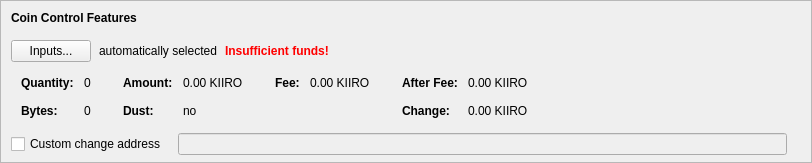
    <widget class="QFrame" name="frameCoinControl">
     <property name="sizePolicy">
      <sizepolicy hsizetype="Expanding" vsizetype="Expanding">
       <horstretch>0</horstretch>
       <verstretch>0</verstretch>
      </sizepolicy>
     </property>
     <property name="maximumSize">
      <size>
       <width>16777215</width>
       <height>16777215</height>
      </size>
     </property>
     <property name="frameShape">
      <enum>QFrame::StyledPanel</enum>
     </property>
     <property name="frameShadow">
      <enum>QFrame::Sunken</enum>
     </property>
     <layout class="QVBoxLayout" name="verticalLayoutCoinControl2">
      <property name="spacing">
       <number>0</number>
      </property>
      <property name="leftMargin">
       <number>0</number>
      </property>
      <property name="topMargin">
       <number>0</number>
      </property>
      <property name="rightMargin">
       <number>0</number>
      </property>
      <property name="bottomMargin">
       <number>6</number>
      </property>
      <item>
       <layout class="QVBoxLayout" name="verticalLayoutCoinControl" stretch="0,0,0,0,1">
        <property name="spacing">
         <number>0</number>
        </property>
        <property name="leftMargin">
         <number>10</number>
        </property>
        <property name="topMargin">
         <number>10</number>
        </property>
        <item>
         <layout class="QHBoxLayout" name="horizontalLayoutCoinControl1">
          <property name="bottomMargin">
           <number>15</number>
          </property>
          <item>
           <widget class="QLabel" name="labelCoinControlFeatures">
            <property name="sizePolicy">
             <sizepolicy hsizetype="Preferred" vsizetype="Maximum">
              <horstretch>0</horstretch>
              <verstretch>0</verstretch>
             </sizepolicy>
            </property>
            <property name="font">
             <font>
              <weight>75</weight>
              <bold>true</bold>
             </font>
            </property>
            <property name="styleSheet">
             <string notr="true">font-weight:bold;</string>
            </property>
            <property name="text">
             <string>Coin Control Features</string>
            </property>
           </widget>
          </item>
         </layout>
        </item>
        <item>
         <layout class="QHBoxLayout" name="horizontalLayoutCoinControl2" stretch="0,0,0,0">
          <property name="spacing">
           <number>8</number>
          </property>
          <property name="bottomMargin">
           <number>10</number>
          </property>
          <item>
           <widget class="QPushButton" name="pushButtonCoinControl">
            <property name="styleSheet">
             <string notr="true"/>
            </property>
            <property name="text">
             <string>Inputs...</string>
            </property>
            <property name="autoDefault">
             <bool>false</bool>
            </property>
           </widget>
          </item>
          <item>
           <widget class="QLabel" name="labelCoinControlAutomaticallySelected">
            <property name="text">
             <string>automatically selected</string>
            </property>
            <property name="margin">
             <number>5</number>
            </property>
           </widget>
          </item>
          <item>
           <widget class="QLabel" name="labelCoinControlInsuffFunds">
            <property name="font">
             <font>
              <weight>75</weight>
              <bold>true</bold>
             </font>
            </property>
            <property name="styleSheet">
             <string notr="true">color:red;font-weight:bold;</string>
            </property>
            <property name="text">
             <string>Insufficient funds!</string>
            </property>
            <property name="margin">
             <number>5</number>
            </property>
           </widget>
          </item>
          <item>
           <spacer name="horizontalSpacerCoinControl">
            <property name="orientation">
             <enum>Qt::Horizontal</enum>
            </property>
            <property name="sizeHint" stdset="0">
             <size>
              <width>40</width>
              <height>1</height>
             </size>
            </property>
           </spacer>
          </item>
         </layout>
        </item>
        <item>
         <widget class="QWidget" name="widgetCoinControl" native="true">
          <property name="sizePolicy">
           <sizepolicy hsizetype="Preferred" vsizetype="Preferred">
            <horstretch>0</horstretch>
            <verstretch>0</verstretch>
           </sizepolicy>
          </property>
          <property name="minimumSize">
           <size>
            <width>0</width>
            <height>0</height>
           </size>
          </property>
          <property name="styleSheet">
           <string notr="true"/>
          </property>
          <layout class="QHBoxLayout" name="horizontalLayoutCoinControl5">
           <property name="leftMargin">
            <number>0</number>
           </property>
           <property name="topMargin">
            <number>0</number>
           </property>
           <property name="rightMargin">
            <number>0</number>
           </property>
           <property name="bottomMargin">
            <number>0</number>
           </property>
           <item>
            <layout class="QHBoxLayout" name="horizontalLayoutCoinControl3" stretch="0,0,0,1">
             <property name="spacing">
              <number>20</number>
             </property>
             <property name="topMargin">
              <number>0</number>
             </property>
             <property name="bottomMargin">
              <number>10</number>
             </property>
             <item>
              <layout class="QFormLayout" name="formLayoutCoinControl1">
               <property name="horizontalSpacing">
                <number>10</number>
               </property>
               <property name="verticalSpacing">
                <number>14</number>
               </property>
               <property name="leftMargin">
                <number>10</number>
               </property>
               <property name="topMargin">
                <number>4</number>
               </property>
               <property name="rightMargin">
                <number>6</number>
               </property>
               <item row="0" column="0">
                <widget class="QLabel" name="labelCoinControlQuantityText">
                 <property name="font">
                  <font>
                   <weight>75</weight>
                   <bold>true</bold>
                  </font>
                 </property>
                 <property name="text">
                  <string>Quantity:</string>
                 </property>
                 <property name="margin">
                  <number>0</number>
                 </property>
                </widget>
               </item>
               <item row="0" column="1">
                <widget class="QLabel" name="labelCoinControlQuantity">
                 <property name="cursor">
                  <cursorShape>IBeamCursor</cursorShape>
                 </property>
                 <property name="contextMenuPolicy">
                  <enum>Qt::ActionsContextMenu</enum>
                 </property>
                 <property name="text">
                  <string notr="true">0</string>
                 </property>
                 <property name="margin">
                  <number>0</number>
                 </property>
                 <property name="textInteractionFlags">
                  <set>Qt::LinksAccessibleByMouse|Qt::TextSelectableByKeyboard|Qt::TextSelectableByMouse</set>
                 </property>
                </widget>
               </item>
               <item row="1" column="0">
                <widget class="QLabel" name="labelCoinControlBytesText">
                 <property name="font">
                  <font>
                   <weight>75</weight>
                   <bold>true</bold>
                  </font>
                 </property>
                 <property name="text">
                  <string>Bytes:</string>
                 </property>
                </widget>
               </item>
               <item row="1" column="1">
                <widget class="QLabel" name="labelCoinControlBytes">
                 <property name="cursor">
                  <cursorShape>IBeamCursor</cursorShape>
                 </property>
                 <property name="contextMenuPolicy">
                  <enum>Qt::ActionsContextMenu</enum>
                 </property>
                 <property name="text">
                  <string notr="true">0</string>
                 </property>
                 <property name="textInteractionFlags">
                  <set>Qt::LinksAccessibleByMouse|Qt::TextSelectableByKeyboard|Qt::TextSelectableByMouse</set>
                 </property>
                </widget>
               </item>
              </layout>
             </item>
             <item>
              <layout class="QFormLayout" name="formLayoutCoinControl2">
               <property name="horizontalSpacing">
                <number>10</number>
               </property>
               <property name="verticalSpacing">
                <number>14</number>
               </property>
               <property name="leftMargin">
                <number>6</number>
               </property>
               <property name="topMargin">
                <number>4</number>
               </property>
               <property name="rightMargin">
                <number>6</number>
               </property>
               <item row="0" column="0">
                <widget class="QLabel" name="labelCoinControlAmountText">
                 <property name="font">
                  <font>
                   <weight>75</weight>
                   <bold>true</bold>
                  </font>
                 </property>
                 <property name="text">
                  <string>Amount:</string>
                 </property>
                 <property name="margin">
                  <number>0</number>
                 </property>
                </widget>
               </item>
               <item row="0" column="1">
                <widget class="QLabel" name="labelCoinControlAmount">
                 <property name="cursor">
                  <cursorShape>IBeamCursor</cursorShape>
                 </property>
                 <property name="contextMenuPolicy">
                  <enum>Qt::ActionsContextMenu</enum>
                 </property>
                 <property name="text">
                  <string notr="true">0.00 KIIRO</string>
                 </property>
                 <property name="textInteractionFlags">
                  <set>Qt::LinksAccessibleByMouse|Qt::TextSelectableByKeyboard|Qt::TextSelectableByMouse</set>
                 </property>
                </widget>
               </item>
               <item row="1" column="0">
                <widget class="QLabel" name="labelCoinControlLowOutputText">
                 <property name="font">
                  <font>
                   <weight>75</weight>
                   <bold>true</bold>
                  </font>
                 </property>
                 <property name="text">
                  <string>Dust:</string>
                 </property>
                </widget>
               </item>
               <item row="1" column="1">
                <widget class="QLabel" name="labelCoinControlLowOutput">
                 <property name="cursor">
                  <cursorShape>IBeamCursor</cursorShape>
                 </property>
                 <property name="contextMenuPolicy">
                  <enum>Qt::ActionsContextMenu</enum>
                 </property>
                 <property name="text">
                  <string notr="true">no</string>
                 </property>
                 <property name="textInteractionFlags">
                  <set>Qt::LinksAccessibleByMouse|Qt::TextSelectableByKeyboard|Qt::TextSelectableByMouse</set>
                 </property>
                </widget>
               </item>
              </layout>
             </item>
             <item>
              <layout class="QFormLayout" name="formLayoutCoinControl3">
               <property name="horizontalSpacing">
                <number>10</number>
               </property>
               <property name="verticalSpacing">
                <number>14</number>
               </property>
               <property name="leftMargin">
                <number>6</number>
               </property>
               <property name="topMargin">
                <number>4</number>
               </property>
               <property name="rightMargin">
                <number>6</number>
               </property>
               <item row="0" column="0">
                <widget class="QLabel" name="labelCoinControlFeeText">
                 <property name="font">
                  <font>
                   <weight>75</weight>
                   <bold>true</bold>
                  </font>
                 </property>
                 <property name="text">
                  <string>Fee:</string>
                 </property>
                 <property name="margin">
                  <number>0</number>
                 </property>
                </widget>
               </item>
               <item row="0" column="1">
                <widget class="QLabel" name="labelCoinControlFee">
                 <property name="cursor">
                  <cursorShape>IBeamCursor</cursorShape>
                 </property>
                 <property name="contextMenuPolicy">
                  <enum>Qt::ActionsContextMenu</enum>
                 </property>
                 <property name="text">
                  <string notr="true">0.00 KIIRO</string>
                 </property>
                 <property name="textInteractionFlags">
                  <set>Qt::LinksAccessibleByMouse|Qt::TextSelectableByKeyboard|Qt::TextSelectableByMouse</set>
                 </property>
                </widget>
               </item>
              </layout>
             </item>
             <item>
              <layout class="QFormLayout" name="formLayoutCoinControl4">
               <property name="horizontalSpacing">
                <number>10</number>
               </property>
               <property name="verticalSpacing">
                <number>14</number>
               </property>
               <property name="leftMargin">
                <number>6</number>
               </property>
               <property name="topMargin">
                <number>4</number>
               </property>
               <property name="rightMargin">
                <number>6</number>
               </property>
               <item row="0" column="0">
                <widget class="QLabel" name="labelCoinControlAfterFeeText">
                 <property name="font">
                  <font>
                   <weight>75</weight>
                   <bold>true</bold>
                  </font>
                 </property>
                 <property name="text">
                  <string>After Fee:</string>
                 </property>
                 <property name="margin">
                  <number>0</number>
                 </property>
                </widget>
               </item>
               <item row="0" column="1">
                <widget class="QLabel" name="labelCoinControlAfterFee">
                 <property name="cursor">
                  <cursorShape>IBeamCursor</cursorShape>
                 </property>
                 <property name="contextMenuPolicy">
                  <enum>Qt::ActionsContextMenu</enum>
                 </property>
                 <property name="text">
                  <string notr="true">0.00 KIIRO</string>
                 </property>
                 <property name="textInteractionFlags">
                  <set>Qt::LinksAccessibleByMouse|Qt::TextSelectableByKeyboard|Qt::TextSelectableByMouse</set>
                 </property>
                </widget>
               </item>
               <item row="1" column="0">
                <widget class="QLabel" name="labelCoinControlChangeText">
                 <property name="font">
                  <font>
                   <weight>75</weight>
                   <bold>true</bold>
                  </font>
                 </property>
                 <property name="text">
                  <string>Change:</string>
                 </property>
                </widget>
               </item>
               <item row="1" column="1">
                <widget class="QLabel" name="labelCoinControlChange">
                 <property name="cursor">
                  <cursorShape>IBeamCursor</cursorShape>
                 </property>
                 <property name="contextMenuPolicy">
                  <enum>Qt::ActionsContextMenu</enum>
                 </property>
                 <property name="text">
                  <string notr="true">0.00 KIIRO</string>
                 </property>
                 <property name="textInteractionFlags">
                  <set>Qt::LinksAccessibleByMouse|Qt::TextSelectableByKeyboard|Qt::TextSelectableByMouse</set>
                 </property>
                </widget>
               </item>
              </layout>
             </item>
            </layout>
           </item>
          </layout>
         </widget>
        </item>
        <item>
         <layout class="QHBoxLayout" name="horizontalLayoutCoinControl4" stretch="0,0,0">
          <property name="spacing">
           <number>12</number>
          </property>
          <property name="sizeConstraint">
           <enum>QLayout::SetDefaultConstraint</enum>
          </property>
          <property name="topMargin">
           <number>5</number>
          </property>
          <property name="rightMargin">
           <number>5</number>
          </property>
          <item>
           <widget class="QCheckBox" name="checkBoxCoinControlChange">
            <property name="toolTip">
             <string>If this is activated, but the change address is empty or invalid, change will be sent to a newly generated address.</string>
            </property>
            <property name="text">
             <string>Custom change address</string>
            </property>
           </widget>
          </item>
          <item>
           <widget class="QValidatedLineEdit" name="lineEditCoinControlChange">
            <property name="enabled">
             <bool>false</bool>
            </property>
            <property name="sizePolicy">
             <sizepolicy hsizetype="Expanding" vsizetype="Fixed">
              <horstretch>0</horstretch>
              <verstretch>0</verstretch>
             </sizepolicy>
            </property>
           </widget>
          </item>
          <item>
           <widget class="QLabel" name="labelCoinControlChangeLabel">
            <property name="sizePolicy">
             <sizepolicy hsizetype="Preferred" vsizetype="Expanding">
              <horstretch>0</horstretch>
              <verstretch>0</verstretch>
             </sizepolicy>
            </property>
            <property name="minimumSize">
             <size>
              <width>0</width>
              <height>0</height>
             </size>
            </property>
            <property name="text">
             <string/>
            </property>
            <property name="margin">
             <number>3</number>
            </property>
           </widget>
          </item>
         </layout>
        </item>
        <item>
         <spacer name="verticalSpacerCoinControl">
          <property name="orientation">
           <enum>Qt::Vertical</enum>
          </property>
          <property name="sizeHint" stdset="0">
           <size>
            <width>800</width>
            <height>1</height>
           </size>
          </property>
         </spacer>
        </item>
       </layout>
      </item>
     </layout>
    </widget>
